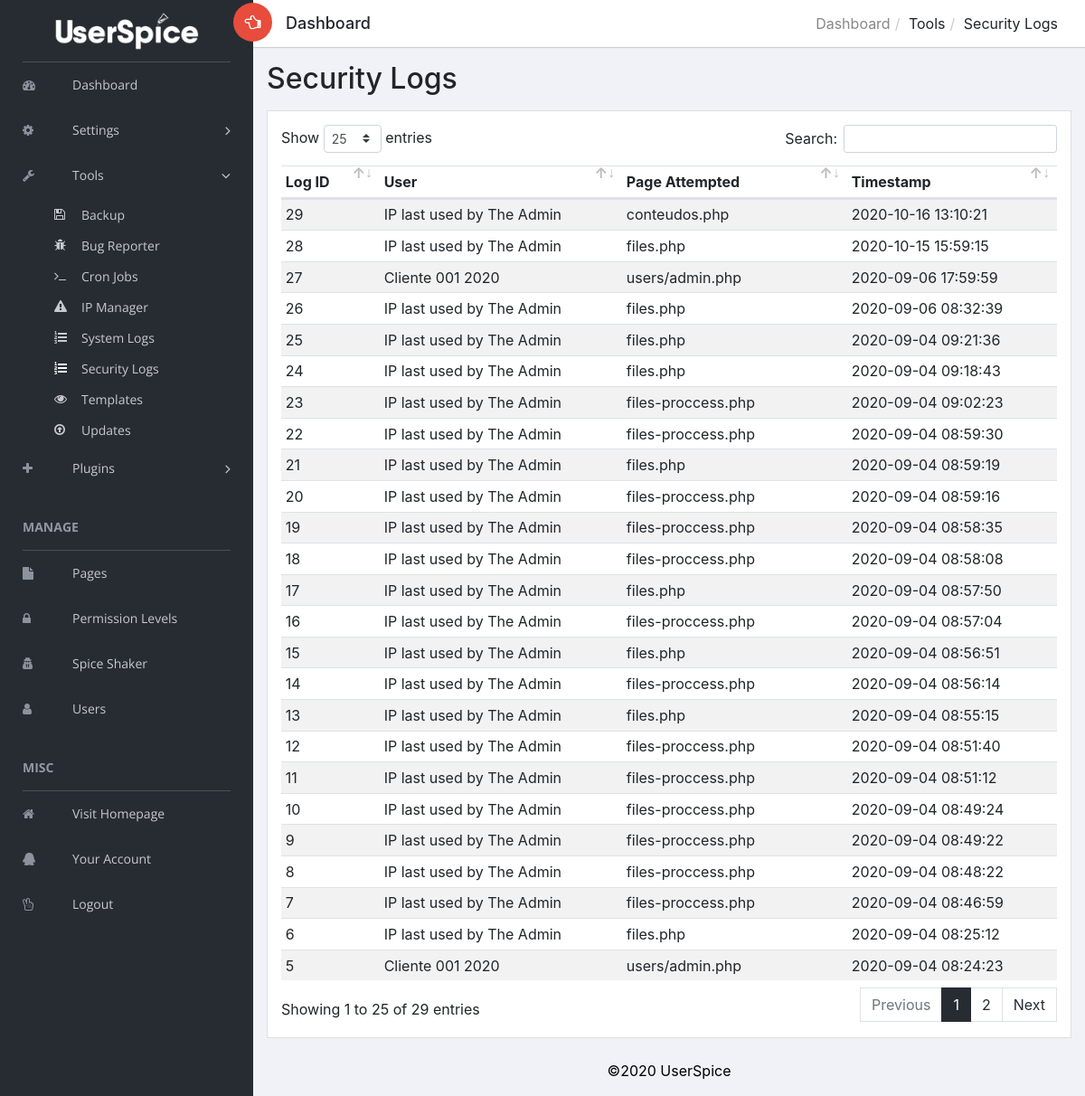
/admin/users/admin.php?view=security_logs (signed in), run on the app's committed database.
### tables this page shows
CREATE TABLE `audit` (
  `id` int(11) NOT NULL AUTO_INCREMENT,
  `user` int(11) NOT NULL,
  `page` varchar(255) NOT NULL,
  `timestamp` timestamp NOT NULL DEFAULT CURRENT_TIMESTAMP ON UPDATE CURRENT_TIMESTAMP,
  `ip` varchar(255) NOT NULL,
  `viewed` int(1) NOT NULL,
  PRIMARY KEY (`id`)
);

CREATE TABLE `users` (
  `id` int(11) NOT NULL AUTO_INCREMENT,
  `email` varchar(155) NOT NULL,
  `email_new` varchar(155) DEFAULT NULL,
  `username` varchar(255) NOT NULL,
  `password` varchar(255) DEFAULT NULL,
  `pin` varchar(255) DEFAULT NULL,
  `fname` varchar(255) NOT NULL,
  `lname` varchar(255) NOT NULL,
  `permissions` int(11) NOT NULL,
  `logins` int(11) unsigned NOT NULL,
  `account_owner` tinyint(4) NOT NULL DEFAULT '1',
  `account_id` int(11) NOT NULL DEFAULT '0',
  `company` varchar(255) NOT NULL,
  `join_date` datetime NOT NULL,
  `last_login` datetime NOT NULL,
  `email_verified` tinyint(4) NOT NULL DEFAULT '0',
  `vericode` varchar(15) NOT NULL,
  `active` int(1) NOT NULL,
  `oauth_provider` varchar(255) NOT NULL,
  `oauth_uid` varchar(255) NOT NULL,
  `gender` varchar(10) NOT NULL,
  `locale` varchar(10) NOT NULL,
  `gpluslink` varchar(255) NOT NULL,
  `picture` varchar(255) NOT NULL,
  `created` datetime NOT NULL,
  `modified` datetime NOT NULL,
  `fb_uid` varchar(255) NOT NULL,
  `un_changed` int(1) NOT NULL,
  `msg_exempt` int(1) NOT NULL DEFAULT '0',
  `last_confirm` datetime DEFAULT NULL,
  `protected` int(1) NOT NULL DEFAULT '0',
  `dev_user` int(1) NOT NULL DEFAULT '0',
  `msg_notification` int(1) NOT NULL DEFAULT '1',
  `force_pr` int(1) NOT NULL DEFAULT '0',
  `twoKey` varchar(16) DEFAULT NULL,
  `twoEnabled` int(1) DEFAULT '0',
  `twoDate` datetime DEFAULT NULL,
  `cloak_allowed` tinyint(1) NOT NULL DEFAULT '0',
  `org` int(11) DEFAULT NULL,
  `account_mgr` int(11) DEFAULT '0',
  `oauth_tos_accepted` tinyint(1) DEFAULT NULL,
  `vericode_expiry` datetime DEFAULT NULL,
  `language` varchar(255) DEFAULT 'en-US',
  PRIMARY KEY (`id`),
  KEY `EMAIL` (`email`) USING BTREE
);

CREATE TABLE `pages` (
  `id` int(11) NOT NULL AUTO_INCREMENT,
  `page` varchar(100) NOT NULL,
  `title` varchar(50) NOT NULL,
  `private` int(11) NOT NULL DEFAULT '0',
  `re_auth` int(1) NOT NULL DEFAULT '0',
  `core` int(1) DEFAULT '0',
  PRIMARY KEY (`id`)
);

CREATE TABLE `settings` (
  `id` int(50) NOT NULL AUTO_INCREMENT,
  `recaptcha` int(1) NOT NULL DEFAULT '0',
  `force_ssl` int(1) NOT NULL,
  `css_sample` int(1) NOT NULL,
  `us_css1` varchar(255) NOT NULL,
  `us_css2` varchar(255) NOT NULL,
  `us_css3` varchar(255) NOT NULL,
  `site_name` varchar(100) NOT NULL,
  `language` varchar(255) NOT NULL,
  `track_guest` int(1) NOT NULL,
  `site_offline` int(1) NOT NULL,
  `force_pr` int(1) NOT NULL,
  `glogin` int(1) NOT NULL DEFAULT '0',
  `fblogin` int(1) NOT NULL,
  `gid` varchar(255) NOT NULL,
  `gsecret` varchar(255) NOT NULL,
  `gredirect` varchar(255) NOT NULL,
  `ghome` varchar(255) NOT NULL,
  `fbid` varchar(255) NOT NULL,
  `fbsecret` varchar(255) NOT NULL,
  `fbcallback` varchar(255) NOT NULL,
  `graph_ver` varchar(255) NOT NULL,
  `finalredir` varchar(255) NOT NULL,
  `req_cap` int(1) NOT NULL,
  `req_num` int(1) NOT NULL,
  `min_pw` int(2) NOT NULL,
  `max_pw` int(3) NOT NULL,
  `min_un` int(2) NOT NULL,
  `max_un` int(3) NOT NULL,
  `messaging` int(1) NOT NULL,
  `snooping` int(1) NOT NULL,
  `echouser` int(11) NOT NULL,
  `wys` int(1) NOT NULL,
  `change_un` int(1) NOT NULL,
  `backup_dest` varchar(255) NOT NULL,
  `backup_source` varchar(255) NOT NULL,
  `backup_table` varchar(255) NOT NULL,
  `msg_notification` int(1) NOT NULL,
  `permission_restriction` int(1) NOT NULL,
  `auto_assign_un` int(1) NOT NULL,
  `page_permission_restriction` int(1) NOT NULL,
  `msg_blocked_users` int(1) NOT NULL,
  `msg_default_to` int(1) NOT NULL,
  `notifications` int(1) NOT NULL,
  `notif_daylimit` int(3) NOT NULL,
  `recap_public` varchar(100) NOT NULL,
  `recap_private` varchar(100) NOT NULL,
  `page_default_private` int(1) NOT NULL,
  `navigation_type` tinyint(1) NOT NULL,
  `copyright` varchar(255) NOT NULL,
  `custom_settings` int(1) NOT NULL,
  `system_announcement` varchar(255) NOT NULL,
  `twofa` int(1) DEFAULT '0',
  `force_notif` tinyint(1) DEFAULT NULL,
  `cron_ip` varchar(255) DEFAULT NULL,
  `registration` tinyint(1) DEFAULT NULL,
  `join_vericode_expiry` int(9) unsigned NOT NULL,
  `reset_vericode_expiry` int(9) unsigned NOT NULL,
  `admin_verify` tinyint(1) NOT NULL,
  `admin_verify_timeout` int(9) NOT NULL,
  `session_manager` tinyint(1) NOT NULL,
  `template` varchar(255) DEFAULT 'standard',
  `saas` tinyint(1) DEFAULT NULL,
  `redirect_uri_after_login` text,
  `show_tos` tinyint(1) DEFAULT '1',
  `default_language` varchar(11) DEFAULT NULL,
  `allow_language` tinyint(1) DEFAULT NULL,
  `spice_api` varchar(75) DEFAULT NULL,
  `announce` datetime DEFAULT NULL,
  `bleeding_edge` tinyint(1) DEFAULT '0',
  `err_time` int(11) DEFAULT '15',
  `container_open_class` varchar(255) DEFAULT 'container-fluid',
  PRIMARY KEY (`id`)
);

### admin/users/views/_admin_security_logs.php (the view, shortened to what the rows shown need)
<link href="<?=$us_url_root?>users/css/datatables.css" rel="stylesheet">
</div>
</header>
<link rel="stylesheet" href="<?=$us_url_root?>users/js/pagination/datatables.min.css">
<div class="content mt-3">
  <h2 class="mb-3">Security Logs</h2>
  <?php resultBlock($errors, $successes);
  $logs = $db->query("SELECT * FROM audit ORDER BY id DESC LIMIT 5000")->results(); ?>
  <div class="card">
    <div class="card-body table-sm table-responsive">
      <table id="paginate" class='table table-hover table-striped table-list-search display'>
        <thead>
          <tr>
            <th scope="col"class="text-left">Log ID</th>
            <th scope="col"class="text-left">User</th>
            <th scope="col"class="text-left">Page Attempted</th>
            <th scope="col"class="text-left">Timestamp</th>
          </tr>
        </thead>
        <tbody>
          <?php foreach($logs as $m){ ?>
            <tr>
              <td><?=$m->id?></td>
              <td><?php
              if($m->user > 0){
                echouser($m->user);
              }else{
                $q = $db->query("SELECT * FROM us_ip_list WHERE ip = ? ORDER BY id DESC",array($m->ip));
                $c = $q->count();
                if($c > 0){
                  $f = $q->first();
                  echo "IP last used by ";
                  echouser($f->user_id);
                }else{
                  echo "<font color='red'>Unknown IP</font>";
                }
              }
              ?></td>
              <td><?php echopage($m->page);?></td>
              <td><?=$m->timestamp?></td>
            </tr>
          <?php } ?>
        </tbody>
      </table>
    </div>
  </div>
  </div>

### admin/users/admin.php (shortened to what the rows shown need)
<?php
require_once '../users/init.php';
$db = DB::getInstance();
$settings = $db->query('SELECT * FROM settings')->first();
?>
<?php $view = Input::get('view'); ?>
<?php require_once $abs_us_root.$us_url_root.'users/views/_admin_menu.php';
?>
<div id="right-panel" class="right-panel">
  <?php require_once $abs_us_root.$us_url_root.'users/views/_admin_header.php'; ?>
  <?php
  function usView($file)
  {
      global $abs_us_root;
      global $us_url_root;
      if (checkAccess('page', $file)) {
          if (file_exists($abs_us_root.$us_url_root.'usersc/includes/admin/'.$file)) {
              $path = $abs_us_root.$us_url_root.'usersc/includes/admin/'.$file;
          } elseif (file_exists($abs_us_root.$us_url_root.'users/views/'.$file)) {
              $path = $abs_us_root.$us_url_root.'users/views/'.$file;
          } else {
              $path = $abs_us_root.$us_url_root.'users/views/_admin_dashboard.php';
          }
          return $path;
      } else {
          $path = $abs_us_root.$us_url_root.'users/views/_admin_dashboard.php';
          return $path;
      }
  }
  function checkAccess($key, $value)
  {
      global $db, $user, $master_account;
      if (in_array($user->data()->id, $master_account) || hasPerm([2], $user->data()->id)) {
          return true;
      }
  }
  switch ($view) {
    case 'security_logs':
    $path = usView('_admin_security_logs.php');
    include $path;
    break;
    }
    ?>
    <p align="center">
      <font color='black'><br>&copy;<?=date('Y '); ?><?=$settings->copyright; ?></font>
    </p>
  </div>
</body>
</html>

### admin/users/helpers/users.php (shortened to what the rows shown need)
<?php
if (!function_exists('echouser')) {
    function echouser($id, $echoType = null)
    {
        $db = DB::getInstance();
        $id = (int) $id;
        if ($echoType !== null) {
            $echoType = (int) $echoType;
        } else {
            $settingsQ = $db->query('SELECT echouser FROM settings');
            $settings = $settingsQ->first();
            $echoType = $settings->echouser;
        }
        if ($echoType == 0) {
            $query = $db->query('SELECT fname,lname FROM users WHERE id = ? LIMIT 1', [$id]);
            $count = $query->count();
            if ($count > 0) {
                $results = $query->first();
                echo $results->fname.' '.$results->lname;
            } else {
                echo 'Unknown';
            }
        }
    }
}

### admin/users/helpers/permissions.php (shortened to what the rows shown need)
<?php
if (!function_exists('hasPerm')) {
    function hasPerm($permissions, $id = null, $masterCheck = true)
    {
        $access = false;
        $id = (int) $id;
        $db = DB::getInstance();
        $query = $db->query('SELECT * FROM user_permission_matches WHERE user_id = ?', [$id]);
        if (!$query->error()) {
            $userPerms = [];
            foreach ($query->results() as $row) {
                $userPerms[] = $row->permission_id;
            }
        } else {
            logger($id, 'hasPerm', 'Database error while checking permission', $query->errorString());
            return $access;
        }
        foreach ($permissions as $p) {
            if (in_array($p, $userPerms)) {
                $access = true;
                break;
            }
        }
        return $access;
    }
}
if (!function_exists('echopage')) {
    function echopage($id)
    {
        $db = DB::getInstance();
        $query = $db->query('SELECT page FROM pages WHERE id = ? LIMIT 1', [$id]);
        $count = $query->count();
        if ($count > 0) {
            $results = $query->first();
            echo $results->page;
        } else {
            echo 'Unknown';
        }
    }
}

### data on the page
audit: id "29", users.fname "The", users.lname "Admin", pages.page "conteudos.php", timestamp "2020-10-16 13:10:21"
audit: id "28", users.fname "The", users.lname "Admin", pages.page "files.php", timestamp "2020-10-15 15:59:15"
audit: id "27", users.fname "Cliente 001", users.lname "2020", pages.page "users/admin.php", timestamp "2020-09-06 17:59:59"
audit: id "26", users.fname "The", users.lname "Admin", pages.page "files.php", timestamp "2020-09-06 08:32:39"
audit: id "25", users.fname "The", users.lname "Admin", pages.page "files.php", timestamp "2020-09-04 09:21:36"
audit: id "24", users.fname "The", users.lname "Admin", pages.page "files.php", timestamp "2020-09-04 09:18:43"
audit: id "23", users.fname "The", users.lname "Admin", pages.page "files-proccess.php", timestamp "2020-09-04 09:02:23"
audit: id "22", users.fname "The", users.lname "Admin", pages.page "files-proccess.php", timestamp "2020-09-04 08:59:30"
audit: id "21", users.fname "The", users.lname "Admin", pages.page "files.php", timestamp "2020-09-04 08:59:19"
audit: id "20", users.fname "The", users.lname "Admin", pages.page "files-proccess.php", timestamp "2020-09-04 08:59:16"
audit: id "19", users.fname "The", users.lname "Admin", pages.page "files-proccess.php", timestamp "2020-09-04 08:58:35"
audit: id "18", users.fname "The", users.lname "Admin", pages.page "files-proccess.php", timestamp "2020-09-04 08:58:08"
audit: id "17", users.fname "The", users.lname "Admin", pages.page "files.php", timestamp "2020-09-04 08:57:50"
audit: id "16", users.fname "The", users.lname "Admin", pages.page "files-proccess.php", timestamp "2020-09-04 08:57:04"
audit: id "15", users.fname "The", users.lname "Admin", pages.page "files.php", timestamp "2020-09-04 08:56:51"
audit: id "14", users.fname "The", users.lname "Admin", pages.page "files-proccess.php", timestamp "2020-09-04 08:56:14"
audit: id "13", users.fname "The", users.lname "Admin", pages.page "files.php", timestamp "2020-09-04 08:55:15"
audit: id "12", users.fname "The", users.lname "Admin", pages.page "files-proccess.php", timestamp "2020-09-04 08:51:40"
audit: id "11", users.fname "The", users.lname "Admin", pages.page "files-proccess.php", timestamp "2020-09-04 08:51:12"
audit: id "10", users.fname "The", users.lname "Admin", pages.page "files-proccess.php", timestamp "2020-09-04 08:49:24"
audit: id "9", users.fname "The", users.lname "Admin", pages.page "files-proccess.php", timestamp "2020-09-04 08:49:22"
audit: id "8", users.fname "The", users.lname "Admin", pages.page "files-proccess.php", timestamp "2020-09-04 08:48:22"
audit: id "7", users.fname "The", users.lname "Admin", pages.page "files-proccess.php", timestamp "2020-09-04 08:46:59"
audit: id "6", users.fname "The", users.lname "Admin", pages.page "files.php", timestamp "2020-09-04 08:25:12"
audit: id "5", users.fname "Cliente 001", users.lname "2020", pages.page "users/admin.php", timestamp "2020-09-04 08:24:23"
settings: copyright "UserSpice"

### other printed values
lang("BE_DASH") "Dashboard"
lang("BE_SETTINGS") "Settings"
lang("BE_TOOLS") "Tools"
lang("BE_BACKUP") "Backup"
lang("BE_CRON") "Cron Jobs"
lang("BE_IP") "IP Manager"
lang("BE_UPDATE") "Updates"
